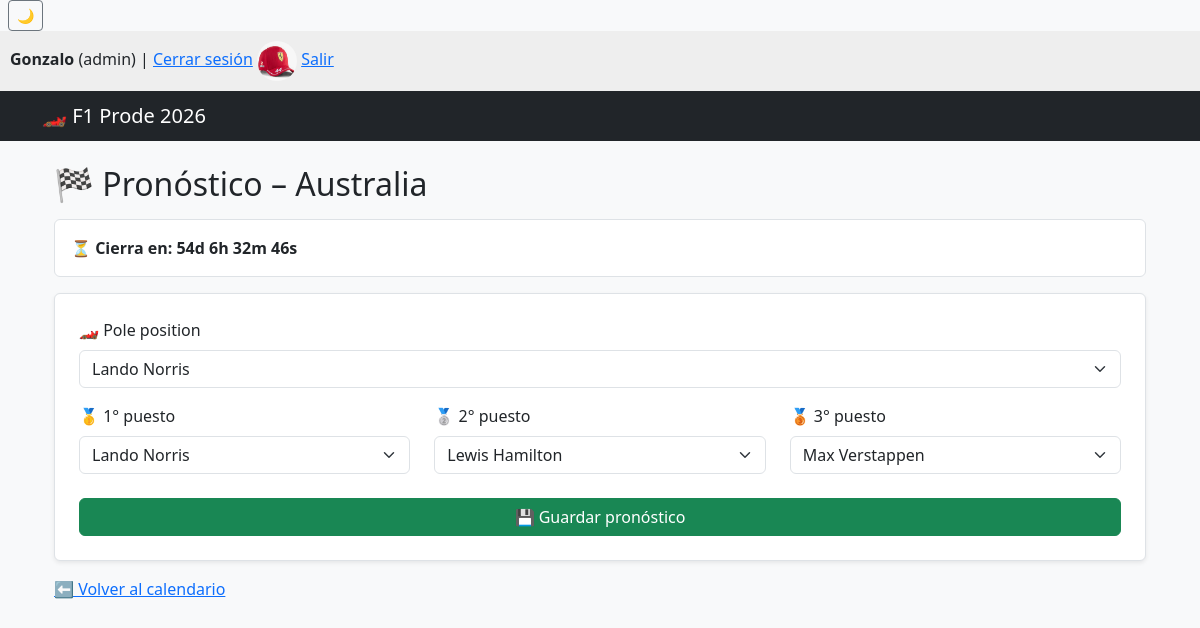
The page /pronostico/1 (signed in) on the database its author committed.
### tables this page shows
CREATE TABLE carreras (
    id INTEGER PRIMARY KEY,
    pais TEXT,
    autodromo TEXT,
    fecha TEXT,
    sprint INTEGER
, pronostico_abierto INTEGER DEFAULT 1, clasificacion_iniciada INTEGER DEFAULT 0, info_fecha TEXT, fecha_clasificacion TEXT, fecha_limite_pronostico TEXT, imagen TEXT);

CREATE TABLE pronosticos (
    id INTEGER PRIMARY KEY AUTOINCREMENT,
    user_id INTEGER NOT NULL,
    carrera_id INTEGER NOT NULL,
    pole TEXT,
    sprint_ganador TEXT,
    p1 TEXT,
    p2 TEXT,
    p3 TEXT,
    puntos INTEGER DEFAULT 0,
    UNIQUE(user_id, carrera_id)
);

CREATE TABLE pilotos (
    id INTEGER PRIMARY KEY AUTOINCREMENT,
    nombre TEXT NOT NULL,
    equipo TEXT
, nacionalidad TEXT, dorsal INTEGER);

### app.py (the view, shortened to what this page needs)
@app.route("/pronostico/<int:carrera_id>", methods=["GET", "POST"])
def pronostico_carrera(carrera_id):
    if "user_id" not in session:
        return render_template("index.html", error="Login incorrecto")
    conn = get_db()
    cur = conn.cursor()
    cur.execute("SELECT * FROM carreras WHERE id = ?", (carrera_id,))
    carrera = cur.fetchone()
    if not carrera:
        conn.close()
        return "Carrera no encontrada", 404
    cur.execute("""
        SELECT * FROM pronosticos
        WHERE user_id = ? AND carrera_id = ?
    """, (session["user_id"], carrera_id))
    pronostico = cur.fetchone()
    solo_lectura = carrera["clasificacion_iniciada"] == 1
    cur.execute("SELECT * FROM pilotos ORDER BY nombre")
    pilotos = [p["nombre"] for p in cur.fetchall()]
    conn.close()
    return render_template(
        "pronostico.html",
        carrera=carrera,
        pilotos=pilotos,
        pronostico=pronostico,
        solo_lectura=solo_lectura
    )

### app.py (called while the page is built)
def get_db():
    conn = sqlite3.connect("prode.db")
    conn.row_factory = sqlite3.Row
    return conn

### templates/pronostico.html (shortened to what this page needs)
{% extends "base.html" %}
{% block content %}
<div class="container">
    <h2 class="mb-3">🏁 Pronóstico – {{ carrera.pais }}</h2>
    {% if carrera.fecha_limite_pronostico %}
        <div id="contador" class="alert alert-warning fw-bold"></div>
    {% endif %}
    <form method="post" class="card p-4 shadow-sm">
        <div class="mb-3">
            <label class="form-label">🏎️ Pole position</label>
            <select class="form-select"
                    name="pole"
                    {% if not carrera.pronostico_abierto %}disabled{% endif %}>
                {% for p in pilotos %}
                    <option value="{{ p }}"
                        {% if pronostico and pronostico.pole == p %}selected{% endif %}>
                        {{ p }}
                    </option>
                {% endfor %}
            </select>
        </div>
        <div class="row">
            <div class="col-md-4 mb-3">
                <label class="form-label">🥇 1° puesto</label>
                <select class="form-select"
                        name="p1"
                        {% if not carrera.pronostico_abierto %}disabled{% endif %}>
                    {% for p in pilotos %}
                        <option value="{{ p }}"
                            {% if pronostico and pronostico.p1 == p %}selected{% endif %}>
                            {{ p }}
                        </option>
                    {% endfor %}
                </select>
            </div>
            <div class="col-md-4 mb-3">
                <label class="form-label">🥈 2° puesto</label>
                <select class="form-select"
                        name="p2"
                        {% if not carrera.pronostico_abierto %}disabled{% endif %}>
                    {% for p in pilotos %}
                        <option value="{{ p }}"
                            {% if pronostico and pronostico.p2 == p %}selected{% endif %}>
                            {{ p }}
                        </option>
                    {% endfor %}
                </select>
            </div>
            <div class="col-md-4 mb-3">
                <label class="form-label">🥉 3° puesto</label>
                <select class="form-select"
                        name="p3"
                        {% if not carrera.pronostico_abierto %}disabled{% endif %}>
                    {% for p in pilotos %}
                        <option value="{{ p }}"
                            {% if pronostico and pronostico.p3 == p %}selected{% endif %}>
                            {{ p }}
                        </option>
                    {% endfor %}
                </select>
            </div>
        </div>
        {% if carrera.pronostico_abierto %}
            <button type="submit" class="btn btn-success w-100 mt-2">
                💾 Guardar pronóstico
            </button>
        {% endif %}
    </form>
    <div class="mt-3">
        <a href="/calendario">⬅ Volver al calendario</a>
    </div>
</div>
{% endblock %}

### static/style.css (style rules this page uses)
:root { --bg: #f8f9fa; --text: #212529; --card: #ffffff; --border: #dee2e6; }
html, body { background-color: var(--bg) !important; color: var(--text) !important; }
.card { background-color: var(--card) !important; color: var(--text) !important; border-color: var(--border) !important; }
.alert { background-color: var(--card) !important; color: var(--text) !important; border-color: var(--border) !important; }
a { color: #0d6efd; }

### templates/base.html (style rules this page uses)
body { background-color: #f8f9fa; }

### rows shown on the page
carreras: pais "Australia"
pronosticos: pole "Lando Norris", p1 "Lando Norris", p2 "Lewis Hamilton", p3 "Max Verstappen"

### other values the page prints
{{ session.user_name }} "Gonzalo"
